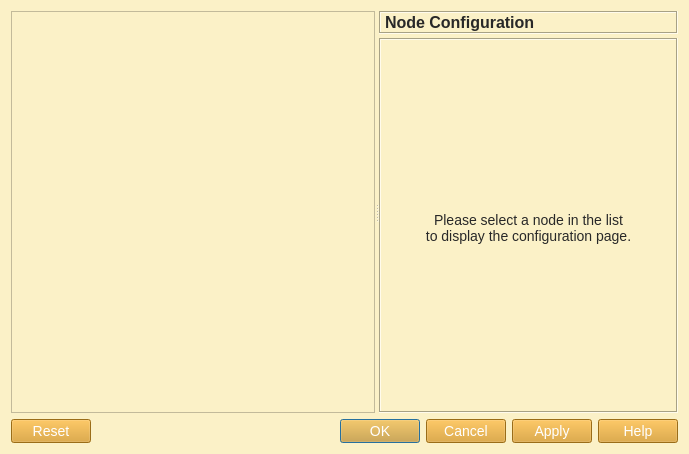
<?xml version="1.0" encoding="UTF-8"?>
<ui version="4.0">
 <class>NodePropertiesDialog</class>
 <widget class="QDialog" name="NodePropertiesDialog">
  <property name="geometry">
   <rect>
    <x>0</x>
    <y>0</y>
    <width>689</width>
    <height>454</height>
   </rect>
  </property>
  <property name="windowTitle">
   <string>Node properties</string>
  </property>
  <property name="styleSheet">
   <string notr="true">QWidget{
	background-color: #fbf1c7;
}
QMenuBar::item{
	background-color: #fbf1c7;
}
QDockWidget::title{
	background: #d5c4a1;
	padding-left: 5px;
}
QDockWidget, QMenuBar{
    color: #282828;
    font: bold 14px;
}
QTextEdit, QPlainTextEdit, QLineEdit, QSpinBox, QComboBox {
  background-color: #d5c4a1;
  color: #282828;
}
QTextEdit#uiConsoleTextEdit {
  background-color: #fbf1c7;
  color: #282828;
  font: 13px;
}
QTabWidget {
	font: 14px;
	border-top: 2px;
}
QTabBar::tab {
    background: #d5c4a1;
    color: #282828;
    min-width: 8ex;
    padding: 2px;
	border-top-right-radius: 6px;
	border-top-left-radius: 6px;
}
QTabBar::tab:selected {
    background: #458588;
	color: #FFFFFF;
}
QGroupBox {
    color: #076678;
    font: 14px;
    padding: 15px;
    border-style: none;
}
QMainWindow::separator {
	background: #d5c4a1;
	width: 1px;
	height: 1px;
}
QComboBox {
	selection-background-color: #458588;
	selection-color: #FFFFFF;
}

QToolBar{
	background: #d5c4a1;
	border: 0px;
}
QPushButton {
	background-color: #d79921;
    color: #FFFFFF;
	font: 14px;
}
QToolButton {
	background-color: #d79921;
    color: #FFFFFF;
	font: 14px;
}
QTreeWidget, QListWidget {
	background-color: #fbf1c7;
	color: #282828;
    alternate-background-color: #d5c4a1; 
	font: 14px;
}
QTreeWidget#uiTreeWidget {
	background-color: #d5c4a1;
	color: #282828;
	font: bold 16px;
}
QTreeWidget::item:selected, QTreeWidget::item:hover, QMenu::item:selected,QToolButton::hover,QPushButton::hover,QTabBar::tab:hover {
	background-color: #458588;
	color: #FFFFFF;
}
QMenu {
	background-color: #fbf1c7;
    color: #282828;
}
QLabel {
	color: #282828;
	font: 14px;
}
QLabel#uiTitleLabel {
	color: #282828;
	font: bold 16px;
}

QAbstractScrollArea::corner {
    background: #fbf1c7;
}
QScrollBar::handle:horizontal {
    background: #d5c4a1;
    min-width: 20px;
}
QScrollBar::handle:vertical {
    background: #d5c4a1;
    min-width: 20px;
}
QScrollBar:vertical {
    width: 6px;
}
QScrollBar:horizontal {
    height: 6px;
}
QScrollBar::up-arrow:vertical, QScrollBar::down-arrow:vertical, QScrollBar::down-arrow:horizontal, QScrollBar::up-arrow:horizontal { 
	border: 0px;
    height: 0px; 
    width: 0px; 
}
         
QScrollBar::add-page:horizontal, QScrollBar::sub-page:horizontal, QScrollBar::add-page:vertical, QScrollBar::sub-page:vertical {
  background: none
}
QStatusBar {
	background-color: #d5c4a1;
	color: #282828;
}

QRadioButton, QCheckBox {
  color: #282828;
}
QRadioButton::disabled, QCheckBox::disabled {
  color: gray;
}


</string>
  </property>
  <layout class="QGridLayout">
   <item row="0" column="0">
    <widget class="QSplitter" name="splitter">
     <property name="orientation">
      <enum>Qt::Horizontal</enum>
     </property>
     <widget class="QTreeWidget" name="uiNodesTreeWidget">
      <property name="sizePolicy">
       <sizepolicy hsizetype="Preferred" vsizetype="Expanding">
        <horstretch>0</horstretch>
        <verstretch>0</verstretch>
       </sizepolicy>
      </property>
      <attribute name="headerVisible">
       <bool>false</bool>
      </attribute>
      <column>
       <property name="text">
        <string>Nodes</string>
       </property>
      </column>
     </widget>
     <widget class="QWidget" name="verticalLayout">
      <layout class="QVBoxLayout">
       <property name="spacing">
        <number>4</number>
       </property>
       <property name="margin">
        <number>0</number>
       </property>
       <item>
        <widget class="QLabel" name="uiTitleLabel">
         <property name="font">
          <font>
           <pointsize>-1</pointsize>
           <weight>75</weight>
           <italic>false</italic>
           <bold>true</bold>
          </font>
         </property>
         <property name="frameShape">
          <enum>QFrame::Box</enum>
         </property>
         <property name="frameShadow">
          <enum>QFrame::Sunken</enum>
         </property>
         <property name="text">
          <string>Node Configuration</string>
         </property>
         <property name="textFormat">
          <enum>Qt::PlainText</enum>
         </property>
        </widget>
       </item>
       <item>
        <widget class="QStackedWidget" name="uiConfigStackedWidget">
         <property name="sizePolicy">
          <sizepolicy hsizetype="Expanding" vsizetype="Expanding">
           <horstretch>0</horstretch>
           <verstretch>0</verstretch>
          </sizepolicy>
         </property>
         <property name="frameShape">
          <enum>QFrame::Box</enum>
         </property>
         <property name="frameShadow">
          <enum>QFrame::Sunken</enum>
         </property>
         <property name="currentIndex">
          <number>0</number>
         </property>
         <widget class="QWidget" name="uiEmptyPageWidget">
          <layout class="QVBoxLayout">
           <property name="spacing">
            <number>0</number>
           </property>
           <property name="leftMargin">
            <number>0</number>
           </property>
           <property name="topMargin">
            <number>4</number>
           </property>
           <property name="rightMargin">
            <number>0</number>
           </property>
           <property name="bottomMargin">
            <number>0</number>
           </property>
           <item>
            <spacer>
             <property name="orientation">
              <enum>Qt::Vertical</enum>
             </property>
             <property name="sizeType">
              <enum>QSizePolicy::Expanding</enum>
             </property>
             <property name="sizeHint" stdset="0">
              <size>
               <width>20</width>
               <height>20</height>
              </size>
             </property>
            </spacer>
           </item>
           <item>
            <widget class="QLabel" name="textLabel">
             <property name="text">
              <string>Please select a node in the list 
to display the configuration page.</string>
             </property>
             <property name="alignment">
              <set>Qt::AlignCenter</set>
             </property>
            </widget>
           </item>
           <item>
            <spacer>
             <property name="orientation">
              <enum>Qt::Vertical</enum>
             </property>
             <property name="sizeType">
              <enum>QSizePolicy::Expanding</enum>
             </property>
             <property name="sizeHint" stdset="0">
              <size>
               <width>20</width>
               <height>40</height>
              </size>
             </property>
            </spacer>
           </item>
          </layout>
         </widget>
        </widget>
       </item>
      </layout>
     </widget>
    </widget>
   </item>
   <item row="1" column="0">
    <widget class="QDialogButtonBox" name="uiButtonBox">
     <property name="orientation">
      <enum>Qt::Horizontal</enum>
     </property>
     <property name="standardButtons">
      <set>QDialogButtonBox::Apply|QDialogButtonBox::Cancel|QDialogButtonBox::Help|QDialogButtonBox::Ok|QDialogButtonBox::Reset</set>
     </property>
    </widget>
   </item>
  </layout>
 </widget>
 <resources>
  <include location="../../resources/resources.qrc"/>
 </resources>
 <connections/>
</ui>
